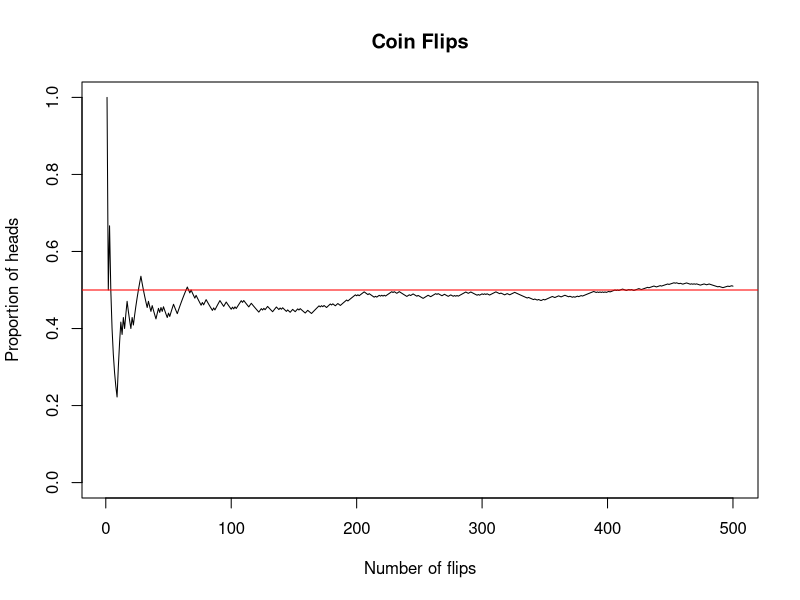
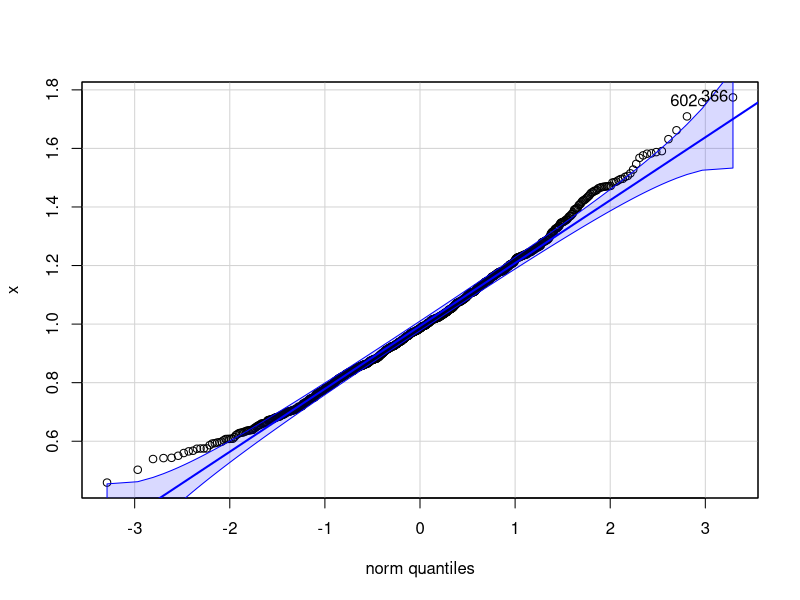
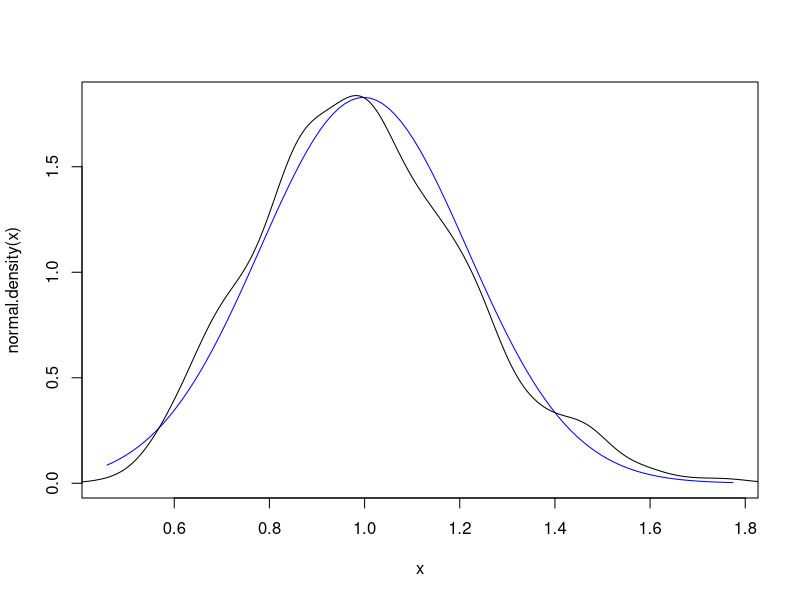

Source code (R) for these figures, in order:
## ---- chunk 1
#| output: false
library(tidyverse)
## ---- chunk 2
flips <- sample(c("heads", "tails"), size = 500, replace = TRUE)
plot(cumsum(flips == "heads") / (1:length(flips)), 
     type = "l", ylim = c(0,1),  
     main = "Coin Flips", 
     xlab = "Number of flips", ylab = "Proportion of heads")
abline(h = 0.5, col = "red")
## ---- chunk 3
nsims <- 1000
n <- 20

x <- map_dbl(1:nsims, ~ mean(runif(n, 0, 1)))

x <- map_dbl(1:nsims, ~ mean(rexp(n, 1)))

# qqnorm(x); qqline(x)

car::qqPlot(x)

normal.density <- function(t) dnorm(t, mean(x), sqrt(var(x)))

curve(normal.density, col = "blue", xlim = c(min(x), max(x)))

lines(density(x))
